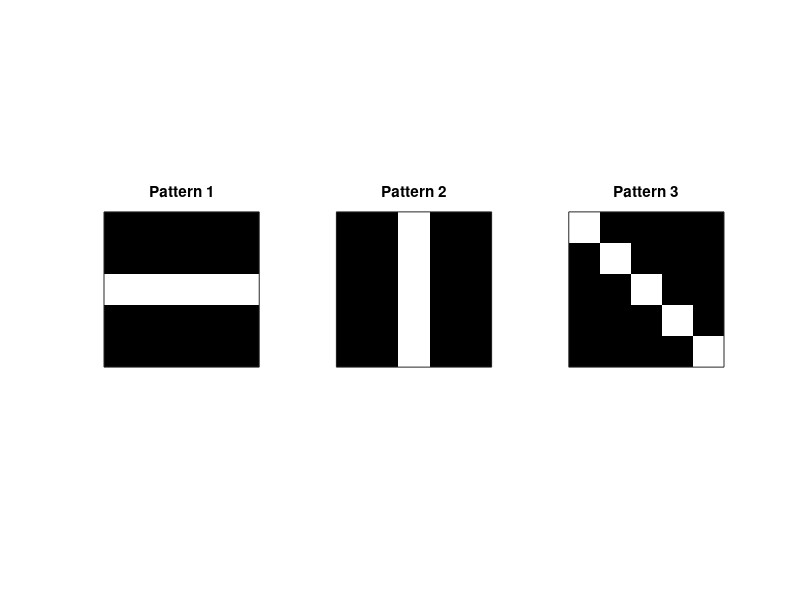

The MATLAB script that drew this image: (Note: this script raises an error after producing the figure.)
% MODULE 08: ATTRACTOR NETWORKS -- Hopfield Network
% Store 3 patterns in a Hopfield network and retrieve from noisy input.
%
% Part of the Matlab for Computational Neuroscience course
% Module 08: Attractor Networks
%
% What you'll see when you run this:
%   Figure 1: The three stored patterns (5x5 grids)
%   Figure 2: Original, noisy input, and retrieved pattern
%   Figure 3: Energy over iterations (decreases monotonically)
%   Figure 4: Overlap with all stored patterns over iterations

clear; clc; close all;
rng(42);

%% 1. Define Network and Patterns
N = 25;  % 25 neurons arranged as a 5x5 grid

% Pattern 1: Horizontal stripe (row 3 = +1, rest = -1)
p1 = -ones(5, 5);
p1(3, :) = 1;
p1 = p1(:);  % Flatten to column vector

% Pattern 2: Vertical stripe (column 3 = +1, rest = -1)
p2 = -ones(5, 5);
p2(:, 3) = 1;
p2 = p2(:);

% Pattern 3: Diagonal (positions where row == col are +1)
p3 = -ones(5, 5);
for k = 1:5
    p3(k, k) = 1;
end
p3 = p3(:);

% Combine patterns into a matrix (each column is one pattern)
P = [p1, p2, p3];
n_patterns = size(P, 2);

% Display stored patterns
figure;
for i = 1:n_patterns
    subplot(1, 3, i);
    imagesc(reshape(P(:, i), 5, 5));
    colormap(gray);
    caxis([-1 1]);
    title(sprintf('Pattern %d', i));
    axis square;
    set(gca, 'XTick', [], 'YTick', []);
end
sgtitle('Stored Patterns');

fprintf('Stored %d patterns in a %d-neuron Hopfield network.\n', n_patterns, N);
fprintf('Capacity limit: ~%.1f patterns (0.14 * %d)\n\n', 0.14 * N, N);

%% 2. Hebbian Learning -- Compute Weight Matrix
% W = (1/N) * P * P'  with diagonal set to zero

W = (1/N) * (P * P');
W(1:N+1:end) = 0;  % No self-connections

fprintf('Weight matrix W is %d x %d.\n', size(W));
fprintf('Diagonal is zero (no self-connections).\n\n');

%% 3. Create Noisy Input
% Start from pattern 1 with 30%% of bits flipped

target_pattern = 1;
S_original = P(:, target_pattern);

% Flip 30% of bits
flip_fraction = 0.30;
n_flip = round(flip_fraction * N);
flip_indices = randperm(N, n_flip);
S_noisy = S_original;
S_noisy(flip_indices) = -S_noisy(flip_indices);

fprintf('Created noisy version of pattern %d:\n', target_pattern);
fprintf('  Flipped %d out of %d bits (%.0f%%)\n', n_flip, N, flip_fraction * 100);
fprintf('  Initial overlap with pattern %d: %.2f\n\n', target_pattern, ...
    (1/N) * (S_noisy' * S_original));

%% 4. Retrieve Memory -- Iterative Update
max_iters = 20;
S = S_noisy;

% Track energy and overlap over iterations
energy_history = zeros(1, max_iters);
overlap_history = zeros(n_patterns, max_iters);

converged_iter = max_iters;

for iter = 1:max_iters
    % Compute energy
    energy_history(iter) = -0.5 * S' * W * S;

    % Compute overlap with each stored pattern
    for p = 1:n_patterns
        overlap_history(p, iter) = (1/N) * (S' * P(:, p));
    end

    % Update state
    S_new = sign(W * S);
    S_new(S_new == 0) = 1;  % sign(0) = 0 in Matlab -- fix to +1

    % Check convergence
    if isequal(S_new, S)
        converged_iter = iter;
        % Fill remaining history entries with final values
        for j = (iter+1):max_iters
            energy_history(j) = energy_history(iter);
            overlap_history(:, j) = overlap_history(:, iter);
        end
        break;
    end
    S = S_new;
end

S_retrieved = S;

fprintf('Retrieval converged after %d iteration(s).\n', converged_iter);
fprintf('Final overlap with each stored pattern:\n');
for p = 1:n_patterns
    fprintf('  Pattern %d: %.2f', p, overlap_history(p, converged_iter));
    if overlap_history(p, converged_iter) > 0.9
        fprintf(' <-- RETRIEVED');
    end
    fprintf('\n');
end
fprintf('\n');

%% 5. Visualize: Original vs Noisy vs Retrieved
figure;
subplot(1, 3, 1);
imagesc(reshape(S_original, 5, 5));
colormap(gray); caxis([-1 1]);
title('Original Pattern');
axis square;
set(gca, 'XTick', [], 'YTick', []);

subplot(1, 3, 2);
imagesc(reshape(S_noisy, 5, 5));
colormap(gray); caxis([-1 1]);
title(sprintf('Noisy Input (%d%% flipped)', flip_fraction * 100));
axis square;
set(gca, 'XTick', [], 'YTick', []);

subplot(1, 3, 3);
imagesc(reshape(S_retrieved, 5, 5));
colormap(gray); caxis([-1 1]);
title('Retrieved Pattern');
axis square;
set(gca, 'XTick', [], 'YTick', []);

sgtitle('Hopfield Network: Memory Retrieval');

%% 6. Energy Over Iterations
figure;
plot(1:converged_iter, energy_history(1:converged_iter), 'b-o', ...
    'LineWidth', 2, 'MarkerFaceColor', 'b');
xlabel('Iteration');
ylabel('Energy');
title('Energy Decreases During Retrieval');
set(gca, 'FontSize', 12);
grid on;

fprintf('Energy decreased from %.2f to %.2f.\n', ...
    energy_history(1), energy_history(converged_iter));

%% 7. Overlap With Stored Patterns Over Iterations
figure;
colors = lines(n_patterns);
for p = 1:n_patterns
    plot(1:converged_iter, overlap_history(p, 1:converged_iter), '-o', ...
        'Color', colors(p,:), 'LineWidth', 2, 'MarkerFaceColor', colors(p,:));
    hold on;
end
hold off;
xlabel('Iteration');
ylabel('Overlap');
title('Convergence to Stored Pattern');
legend('Pattern 1', 'Pattern 2', 'Pattern 3', 'Location', 'best');
set(gca, 'FontSize', 12);
ylim([-1.1 1.1]);
grid on;

fprintf('Network converged to pattern %d (highest overlap).\n', target_pattern);
